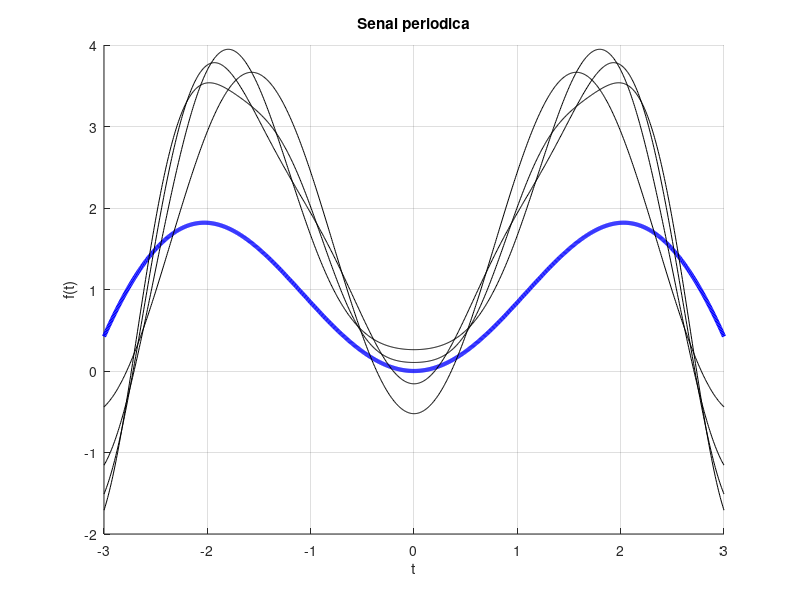

This chart was generated by the following MATLAB code:
clear all; close all; clc;

N = 1000;
tmin = -3;
tmax = 3;
t = linspace(tmin, tmax, N);
y = t.*sin(t);
a= pi/2;

figure
hold on
plot(t,y,'b-','LineWidth',3);
for n = 2:6
    plot(t,a,'k-');
    a = a + ((4* sin(pi*n)-2*pi *((n^2)-1)* cos(pi *n))/((n^2)-1)^2) * cos(n*t);
end

title('Senal periodica');
xlabel('t');
ylabel('f(t)');
hold off
grid on;